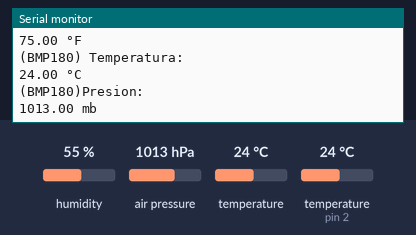
Bench run of a sketch on a simulated Arduino Uno, built with avr-gcc and run on an emulated ATmega328P. Parts: the last lines printed to the serial monitor. The test bench sets the inputs (shaded band); at power-on: humidity 55 %, air pressure 1013 hPa, temperature 24 °C, temperature (sensor on pin 2) 24 °C.

Above: at 10.9 s.
11.0 s: humidity set to 22 %
18.6 s: air pressure set to 952 hPa
At 21.7 s:
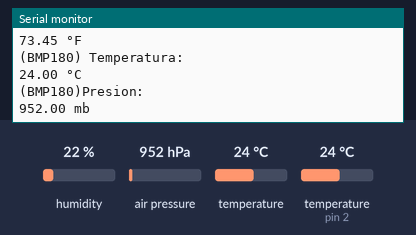
26.2 s: temperature (sensor 0) set to 12 °C
At 32.1 s:
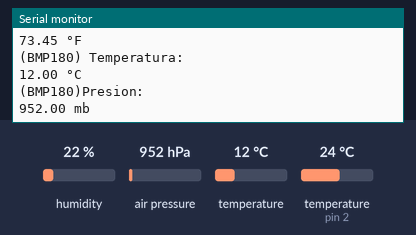
33.8 s: temperature (sensor on pin 2) set to 12 °C
41.4 s: humidity set to 40 %
49.0 s: air pressure set to 975 hPa
At 52.7 s:
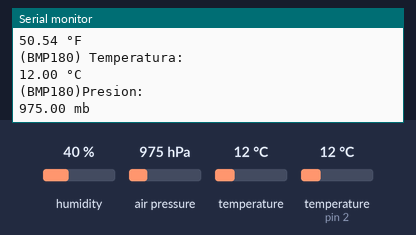
Timing chart, 0 to 54.2 s (numbered marks = the images above; inputs shaded):
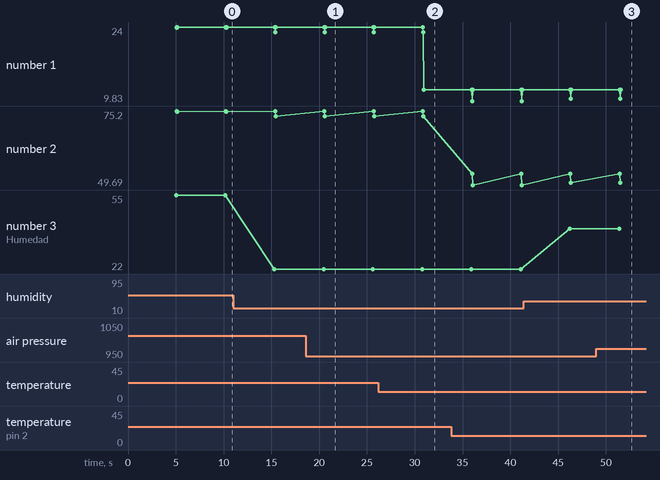

The sketch:

arduino.ino
```cpp
// Incluimos librería
#include <DHT.h>
#include <SFE_BMP180.h>
#include <Wire.h>

// Definimos el pin digital donde se conecta el sensor
#define DHTPIN 2
// Dependiendo del tipo de sensor
#define DHTTYPE DHT11

SFE_BMP180 bmp180;

// Inicializamos el sensor DHT11
DHT dht(DHTPIN, DHTTYPE);


void setup() {
  // Inicializamos comunicación serie
  Serial.begin(9600);

  // Comenzamos el sensor DHT
  dht.begin();
  bmp180.begin();
}

void loop() {
      // Esperamos 5 segundos entre medidas
      delay(5000);

      // Leemos la humedad relativa
      double h = dht.readHumidity();
      // Leemos la temperatura en grados centígrados (por defecto)
      double t = dht.readTemperature();
      // Leemos la temperatura en grados Fahrenheit
      double f = dht.readTemperature(true);
      char status;
      double T,P;

      // Comprobamos si ha habido algún error en la lectura

      if (isnan(h) || isnan(t) || isnan(f)) {
      Serial.println("Error obteniendo los datos del sensor DHT11");
      return;
      }

      // Calcular el índice de calor en Fahrenheit
      float hif = dht.computeHeatIndex(f, h);
      // Calcular el índice de calor en grados centígrados
      float hic = dht.computeHeatIndex(t, h, false);

      Serial.print("(DHT11) Humedad: ");
      Serial.print(h);
      Serial.println(" %\t");
      Serial.println("(DHT11) Temperatura: ");
      Serial.print(t);
      Serial.println(" °C");
      Serial.print(f);
      Serial.println(" °F");
      Serial.println("(DHT11) Índice de calor:");
      Serial.print(hic);
      Serial.println(" °C");
      Serial.print(hif);
      Serial.println(" °F");

      status = bmp180.startTemperature();//Inicio de lectura de temperatura
      if (status != 0){
        delay(status); //Pausa para que finalice la lectura
        status = bmp180.getTemperature(T); //Obtener la temperatura
        status = bmp180.startPressure(3); //Inicio lectura de presión
        delay(status);//Pausa para que finalice la lectura
        status = bmp180.getPressure(P,T); //Obtenemos la presión

        Serial.println("(BMP180) Temperatura: ");
        Serial.print(T,2);
        Serial.println(" °C");
        Serial.println("(BMP180)Presion: ");
        Serial.print(P,2);
        Serial.println(" mb");
        Serial.println("");
        }
 }
```

Measured:
- after the input at 18.6 s, the serial monitor: prints a new line after 2.1 s (image 1)
- after the input at 26.2 s, the serial monitor: prints a new line after 4.7 s (image 2)
- after the input at 49.0 s, the serial monitor: prints a new line after 2.6 s (image 3)
- plotted number 1: 24 → 12 after the input at 26.2 s
- plotted number 2: 75 → 73.45 after the input at 11.0 s, 73.45 → 49.69 after the input at 33.8 s, 49.69 → 50.54 after the input at 41.4 s
- plotted number 3: 55 → 22 after the input at 11.0 s, 22 → 40 after the input at 41.4 s
